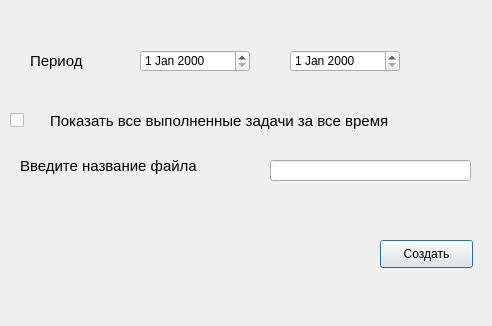
<?xml version="1.0" encoding="UTF-8"?>
<ui version="4.0">
 <class>Otchet</class>
 <widget class="QDialog" name="Otchet">
  <property name="geometry">
   <rect>
    <x>0</x>
    <y>0</y>
    <width>492</width>
    <height>326</height>
   </rect>
  </property>
  <property name="windowTitle">
   <string>Dialog</string>
  </property>
  <widget class="QLabel" name="label">
   <property name="geometry">
    <rect>
     <x>30</x>
     <y>40</y>
     <width>91</width>
     <height>41</height>
    </rect>
   </property>
   <property name="font">
    <font>
     <pointsize>11</pointsize>
    </font>
   </property>
   <property name="text">
    <string>Период</string>
   </property>
  </widget>
  <widget class="QDateEdit" name="firstDate">
   <property name="geometry">
    <rect>
     <x>140</x>
     <y>50</y>
     <width>110</width>
     <height>22</height>
    </rect>
   </property>
  </widget>
  <widget class="QDateEdit" name="secondDate">
   <property name="geometry">
    <rect>
     <x>290</x>
     <y>50</y>
     <width>110</width>
     <height>22</height>
    </rect>
   </property>
  </widget>
  <widget class="QLabel" name="label_2">
   <property name="geometry">
    <rect>
     <x>50</x>
     <y>90</y>
     <width>411</width>
     <height>61</height>
    </rect>
   </property>
   <property name="font">
    <font>
     <pointsize>11</pointsize>
    </font>
   </property>
   <property name="text">
    <string>Показать все выполненные задачи за все время</string>
   </property>
  </widget>
  <widget class="QCheckBox" name="checkBox">
   <property name="geometry">
    <rect>
     <x>10</x>
     <y>110</y>
     <width>16</width>
     <height>20</height>
    </rect>
   </property>
   <property name="text">
    <string/>
   </property>
  </widget>
  <widget class="QLabel" name="label_3">
   <property name="geometry">
    <rect>
     <x>20</x>
     <y>150</y>
     <width>231</width>
     <height>31</height>
    </rect>
   </property>
   <property name="font">
    <font>
     <pointsize>11</pointsize>
    </font>
   </property>
   <property name="text">
    <string>Введите название файла</string>
   </property>
  </widget>
  <widget class="QLineEdit" name="lineEdit">
   <property name="geometry">
    <rect>
     <x>270</x>
     <y>160</y>
     <width>201</width>
     <height>21</height>
    </rect>
   </property>
  </widget>
  <widget class="QPushButton" name="pushButton">
   <property name="geometry">
    <rect>
     <x>380</x>
     <y>240</y>
     <width>93</width>
     <height>28</height>
    </rect>
   </property>
   <property name="text">
    <string>Создать</string>
   </property>
  </widget>
 </widget>
 <resources/>
 <connections/>
</ui>
